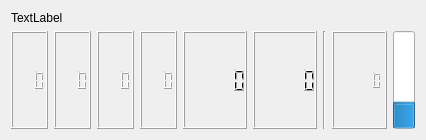
<?xml version="1.0" encoding="UTF-8"?>
<ui version="4.0">
 <class>UASSkyeBatteryPackWidget</class>
 <widget class="QWidget" name="UASSkyeBatteryPackWidget">
  <property name="geometry">
   <rect>
    <x>0</x>
    <y>0</y>
    <width>289</width>
    <height>140</height>
   </rect>
  </property>
  <property name="windowTitle">
   <string>Form</string>
  </property>
  <layout class="QHBoxLayout" name="horizontalLayout">
   <item>
    <layout class="QVBoxLayout" name="verticalLayout">
     <item>
      <widget class="QLabel" name="labelBatteryPack">
       <property name="text">
        <string>TextLabel</string>
       </property>
      </widget>
     </item>
     <item>
      <layout class="QHBoxLayout" name="horizontalLayoutBatteries">
       <item>
        <widget class="QLCDNumber" name="lcdNumberVoltage1">
         <property name="smallDecimalPoint">
          <bool>true</bool>
         </property>
         <property name="numDigits">
          <number>3</number>
         </property>
         <property name="value" stdset="0">
          <double>0.000000000000000</double>
         </property>
        </widget>
       </item>
       <item>
        <widget class="QLCDNumber" name="lcdNumberVoltage2">
         <property name="smallDecimalPoint">
          <bool>true</bool>
         </property>
         <property name="numDigits">
          <number>3</number>
         </property>
        </widget>
       </item>
       <item>
        <widget class="QLCDNumber" name="lcdNumberVoltage3">
         <property name="smallDecimalPoint">
          <bool>true</bool>
         </property>
         <property name="numDigits">
          <number>3</number>
         </property>
        </widget>
       </item>
       <item>
        <widget class="QLCDNumber" name="lcdNumberVoltage4">
         <property name="smallDecimalPoint">
          <bool>true</bool>
         </property>
         <property name="numDigits">
          <number>3</number>
         </property>
        </widget>
       </item>
       <item>
        <widget class="QLCDNumber" name="lcdNumberVoltage5"/>
       </item>
       <item>
        <widget class="QLCDNumber" name="lcdNumberVoltage6"/>
       </item>
       <item>
        <widget class="Line" name="line">
         <property name="orientation">
          <enum>Qt::Vertical</enum>
         </property>
        </widget>
       </item>
       <item>
        <widget class="QLCDNumber" name="lcdNumberCurrent">
         <property name="smallDecimalPoint">
          <bool>true</bool>
         </property>
        </widget>
       </item>
       <item>
        <widget class="QProgressBar" name="progressBarRemaining">
         <property name="value">
          <number>24</number>
         </property>
         <property name="orientation">
          <enum>Qt::Vertical</enum>
         </property>
        </widget>
       </item>
      </layout>
     </item>
    </layout>
   </item>
  </layout>
 </widget>
 <resources/>
 <connections/>
</ui>
